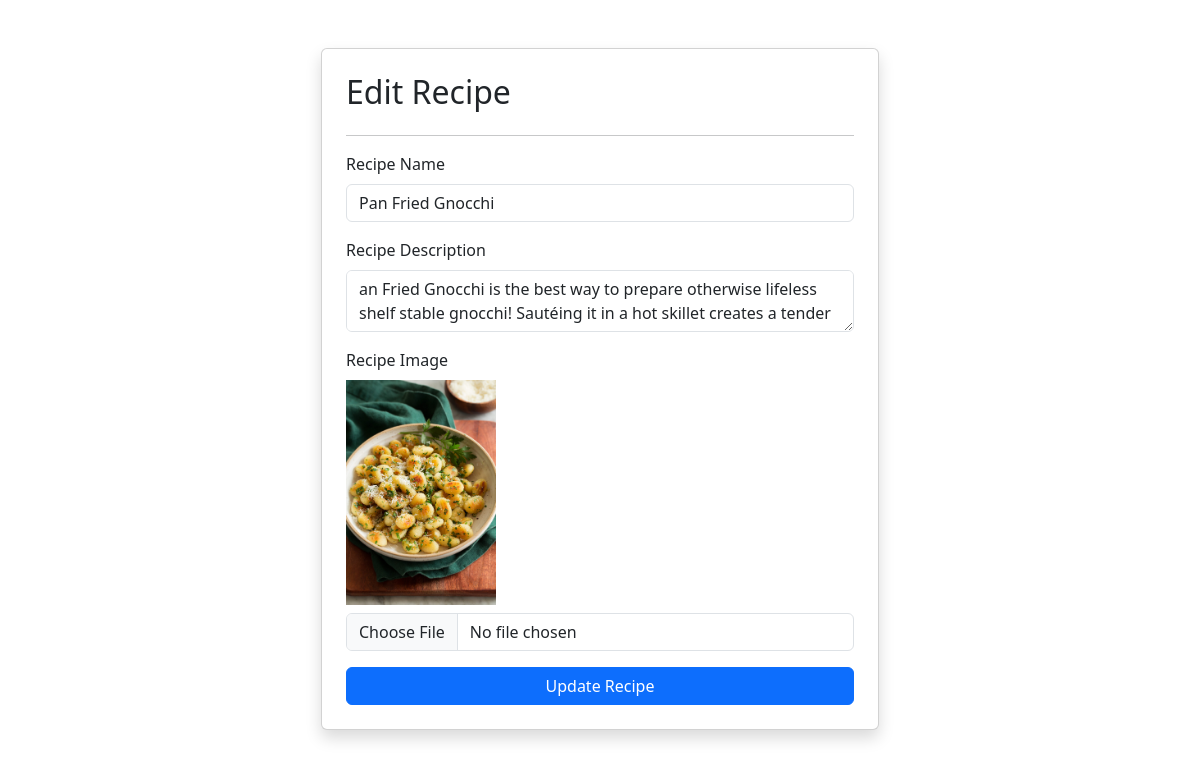
The app's page /recipe/update/1/, older data.
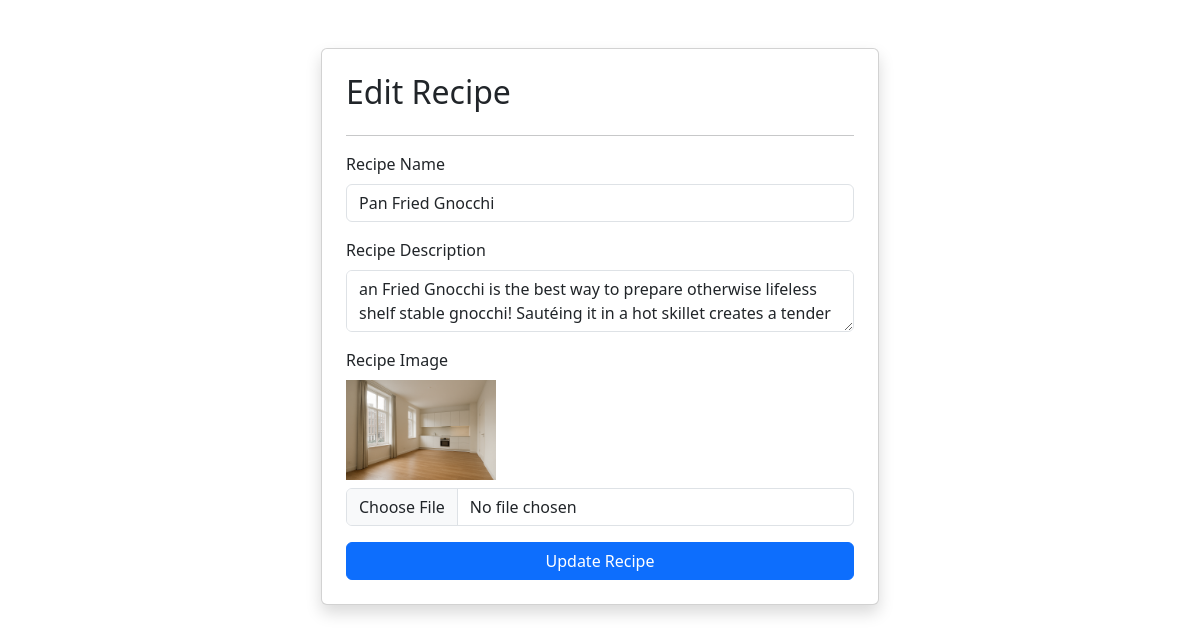
The same page, newer data.
### vege/models.py (models this page shows, shortened)
class Recipe(models.Model):
    recipe_name = models.CharField(max_length=100)
    recipe_description = models.TextField()
    recipe_image = models.ImageField(upload_to='recipe')
    recipe_view_count = models.IntegerField(default=1)

### vege/views.py (the view, shortened to what this page needs)
# urls.py: path('recipe/update/<int:id>/', update_recipe, name='update_recipe'),
def update_recipe(request, id):
    recipe = Recipe.objects.get(id=id)
    return render(request, "update_recipe.html", {"recipe": recipe})

### vege/templates/update_recipe.html (shortened to what this page needs)
{% extends "base.html" %}
{% load static %}
{% block start %}
<div class="container mt-5">
    <form class="col-md-6 mx-auto card p-4 shadow" method="post" enctype="multipart/form-data">
        <h2>Edit Recipe</h2>
        <hr>
        <div class="mb-3">
            <label class="form-label">Recipe Name</label>
            <input name="recipe_name" required type="text" class="form-control" value="{{ recipe.recipe_name }}">
        </div>
        <div class="mb-3">
            <label class="form-label">Recipe Description</label>
            <textarea name="recipe_description" required class="form-control">{{ recipe.recipe_description }}</textarea>
        </div>
        <div class="mb-3">
            <label class="form-label">Recipe Image</label><br>
            {% if recipe.recipe_image %}
                <img src="{{ recipe.recipe_image.url }}" width="150" class="mb-2"><br>
            {% endif %}
            <input name="recipe_image" type="file" class="form-control">
        </div>
        <button type="submit" class="btn btn-primary">Update Recipe</button>
    </form>
</div>
{% endblock %}

Row changes from the older to the newer data that the page shows:
changed Recipe "Pan Fried Gnocchi": recipe_image: a different picture
